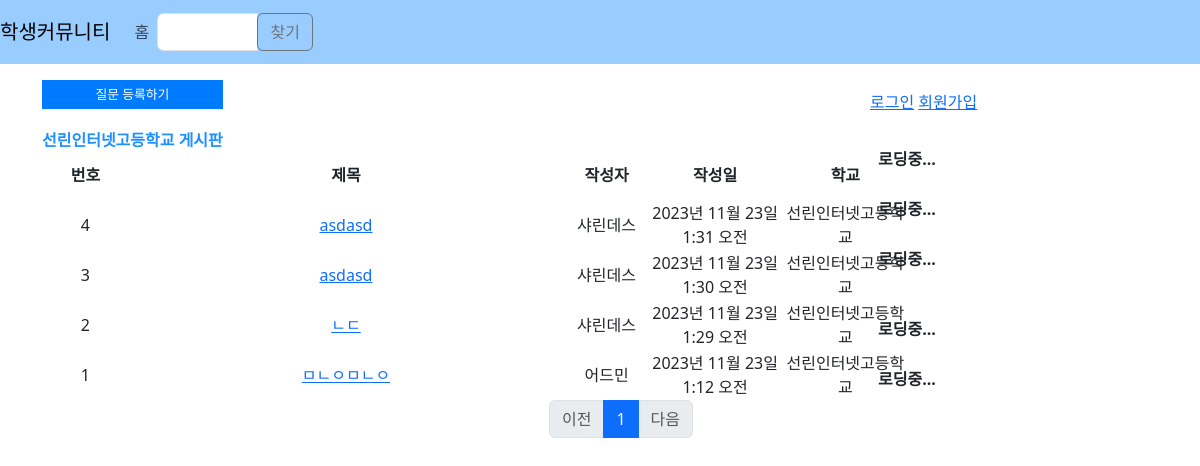
Before: /index/선린인터넷고등학교 with the older database file.
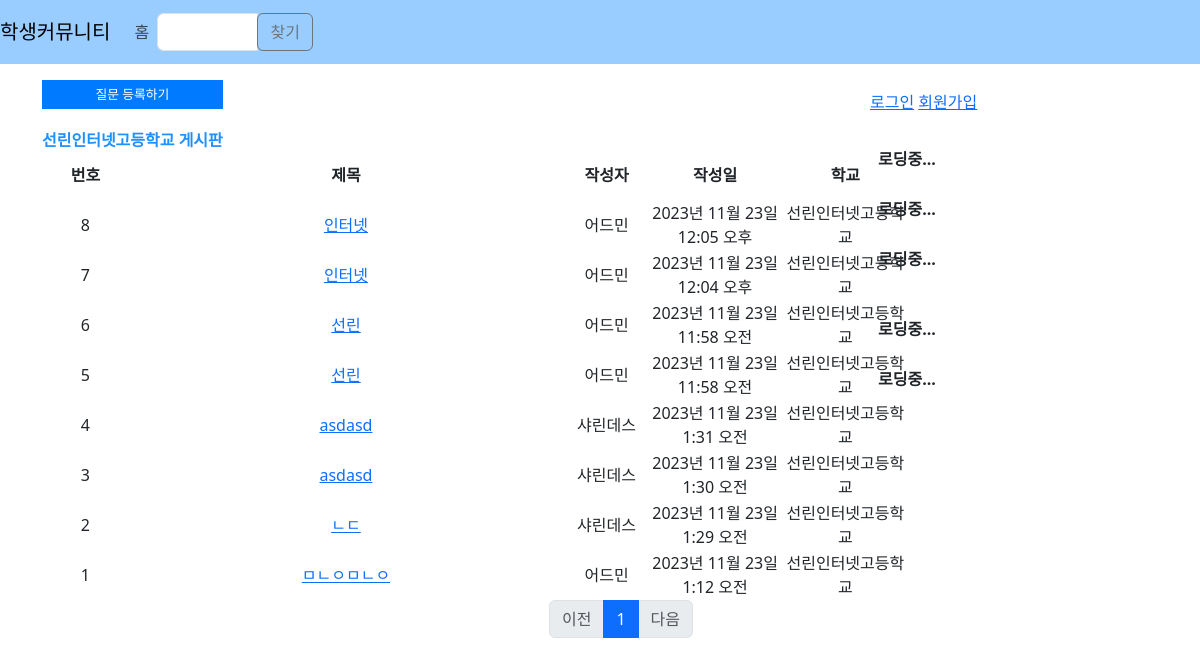
After: the same page with the newer database file.
### pyms/models.py (models this page shows, shortened)
class Question(models.Model):
    user = models.ForeignKey(User, on_delete=models.CASCADE, related_name='author_question')
    School = models.CharField(max_length=100)
    Grade = models.IntegerField(default=0)
    nickname = models.CharField(max_length=100)
    is_teacher = models.BooleanField(default=False)
    subject = models.CharField(max_length=200)
    content = models.TextField()
    private = models.CharField(max_length=100, default="", null=True)
    create_date = models.DateTimeField()
    modify_date = models.DateTimeField(null=True, blank=True)
    voter = models.ManyToManyField(User, related_name='voter_question')
    imgfile = models.ImageField(null=True, upload_to="", blank=True)

class User(AbstractUser):
    nickname = models.CharField(max_length=100)
    School = models.CharField(max_length=100)
    Grade = models.IntegerField(default=0)
    Class = models.IntegerField(default=0)
    Number = models.IntegerField(default=0)
    is_teacher = models.BooleanField(default=False)

### pyms/views.py (the view, shortened to what this page needs)
# urls.py: path('', views.index, name='index'),
def index(request, pri=''):
    page = request.GET.get('page', '1')
    kw = request.GET.get('kw', '')  # 검색어
    private = request.GET.get('pri', '')
    print(pri)
    if pri:
        private = pri
    if private:
        question_list = Question.objects.filter(private=private).order_by('-create_date')
    else:
        question_list = Question.objects.filter(private="전체").order_by('-create_date')
        private = "전체"
    paginator = Paginator(question_list, 10)
    page_obj = paginator.get_page(page)
    context = {'question_list': page_obj, 'page': page, 'kw': kw, 'private': private}
    return render(request, 'pyms/haksaeng_index.html', context)

### pyms/templatetags/filter.py (called while the page is built)
@register.filter
def sub(value, arg):
    return value - arg

### templates/pyms/haksaeng_index.html (shortened to what this page needs)
{% extends 'base.html' %}
{% block content %}
{% load filter %}
    <div class="container">
        <div class="side-bar" style="position: absolute; float: right; right: 80px; width: 250px; top: 90px;">
            <div class="user-actions">
                {% if not user.is_authenticated %}
                    <a href="{% url 'login:login' %}">로그인</a>
                    <a href="{% url 'login:signup' %}">회원가입</a>
                {% else %}
                    <a href="{% url 'login:logout' %}" class="user-info">{{ user.nickname }}({{ user.School }})<br>(로그아웃)</a>
                {% endif %}
            </div>
            <div class="info-table">
                <table>
                    <tr>
                        <th class="school">로딩중...</th>
                    </tr>
                    <tr>
                        <th class="date">로딩중...</th>
                    </tr>
                    <tr>
                        <th class="menu">로딩중...</th>
                    </tr>
                </table>
            </div>
            <div class="schedule-table" style="position: absolute; ">
                <table style="width: 200px">
                    <tr>
                        <th class="notion">로딩중...</th>
                    </tr>
                    <tr>
                        <th class="schedule">로딩중...</th>
                    </tr>
                </table>
            </div>
        </div>
        <div><a class="question_write" href="{% url 'pyms:question_write' %}" style="position: relative;width: 100%; top: 70px; font-size: 80%; padding: 5px;">질문 등록하기</a><br>
        <div style="position: relative; top:65px; font-weight: bold; color: dodgerblue;">{{ private }} 게시판</div>
        </div>
        <div class="main-content" style="position: absolute;top: 150px; padding: 0%;">
            {% if question_list %}
                <table style="width: 75%;">
                    <colgroup>
                        <col style="width:10%">
                        <col style="width:50%">
                        <col style="width:10%">
                        <col style="width:15%">
                        <col style="width:15%">
                    </colgroup>
                    <tr>
                        <th style="border:none; text-align: center;">번호</th>
                        <th style="border:none; text-align: center;">제목</th>
                        <th style="border:none; text-align: center;">작성자</th>
                        <th style="border:none; text-align: center;">작성일</th>
                        <th style="border:none; text-align: center;">학교</th>
                    </tr>
                    {% for question in question_list %}
                        <tr>
                            <td>
                                {{ question_list.paginator.count|sub:question_list.start_index|sub:forloop.counter0|add:1 }}
                            </td>
                            <td><a href="{% url 'pyms:question_detail' question.id %}">{{ question.subject }}</a>
                            </td>
                            <td>{{ question.nickname }}</td>
                            <td>{{ question.create_date }}</td>
                            <td>{{ question.user.School}}</td>
                        </tr>
                    {% endfor %}
                </table>
            {% else %}
                <p>질문이 없습니다.</p>
            {% endif %}
            <ul class="pagination justify-content-center" >
                {% if question_list.has_previous %}
                <li class="page-item">
                    <a class="page-link" data-page="{{ question_list.previous_page_number }}"
               href="javascript:void(0)">이전</a>
                </li>
                {% else %}
                <li class="page-item disabled">
                    <a class="page-link" tabindex="-1" aria-disabled="true" href="#">이전</a>
                </li>
                {% endif %}
                {% for page_number in question_list.paginator.page_range %}
                {% if page_number >= question_list.number|add:-5 and page_number <= question_list.number|add:5 %}
                {% if page_number == question_list.number %}
                <li class="page-item active" aria-current="page">
                    <a class="page-link" data-page="{{ page_number }}"
               href="javascript:void(0)">{{ page_number }}</a>
                </li>
                {% else %}
                <li class="page-item">
                    <a class="page-link" data-page="{{ page_number }}"
               href="javascript:void(0)">{{ page_number }}</a>
                </li>
                {% endif %}
                {% endif %}
                {% endfor %}
                {% if question_list.has_next %}
                <li class="page-item">
                    <a class="page-link" data-page="{{ question_list.next_page_number }}"
               href="javascript:void(0)">다음</a>
                </li>
                {% else %}
                <li class="page-item disabled">
                    <a class="page-link" tabindex="-1" aria-disabled="true" href="#">다음</a>
                </li>
                {% endif %}
            </ul>
        </div>
    </div>
    {% load static %}
    <link rel="stylesheet" href="{% static 'css/index.css' %}">
{% endblock %}

### templates/base.html (shortened to what this page needs)
{% load static %}
<!DOCTYPE html>
<html lang="en">
<head>
</head>
<body>
    {% include "navbar.html" %}
    {% block content %}
    {% endblock %}
<link href="https://cdn.jsdelivr.net/npm/bootstrap@5.3.2/dist/css/bootstrap.min.css" rel="stylesheet">
</body>
</html>

### templates/navbar.html (shortened to what this page needs)
<nav class="navbar navbar-success navbar-expand-md fixed-top" style="height: 8%; background-color: #99CCFF;">
  <a class="navbar-brand le" href="{% url 'pyms:index' %}">학생커뮤니티</a>
  <div class="collapse navbar-collapse le" id="navbarSupportedContent">
    <ul class="navbar-nav mr-auto">
      <li class="nav-item active">
        <a class="nav-link" href="{% url 'pyms:index' %}">홈</a>
      </li>
    </ul>
    <form class="form-inline my-2 my-lg-0">
      <div class="col-6" >
            <div class="input-group">
                <input type="text" id="search_kw" class="form-control" value="{{ kw|default_if_none:'' }}">
                <div class="input-group-append">
                    <button class="btn btn-outline-secondary" type="button" id="btn_search">찾기</button>
                </div>
            </div>
        </div>
    </form>
  </div>
</nav>

### static/css/index.css (style rules this page uses)
.container { display: flex; justify-content: space-between; }
.side-bar { width: 200px; }
.main-content { flex-grow: 1; padding: 20px; }
.user-actions { margin-bottom: 20px; }
.info-table, .schedule-table { margin-bottom: 20px; }
table { width: 100%; border-collapse: collapse; }
th { border: 1px solid #ddd; padding: 8px; text-align: center; }
.question_write { display: block; margin-top: 10px; padding: 3px; background-color: #007bff; color: #fff; text-decoration: none; text-align: center; }

### templates/base.html (style rules this page uses)
table { border-collapse : collapse; }
th,td { width: 300px; height: 50px; text-align: center; border: 1px solid #000; }

### templates/pyms/haksaeng_index.html (style rules this page uses)
table, tr, td { border:none; }

Changed rows visible on the page:
added Question: paginator.count|sub "8", subject "인터넷", nickname "어드민", create_date "2023년 11월 23일 12:05 오후", user.School "선린인터넷고등학교"
added Question: paginator.count|sub "7", subject "인터넷", nickname "어드민", create_date "2023년 11월 23일 12:04 오후", user.School "선린인터넷고등학교"
added Question: paginator.count|sub "6", subject "선린", nickname "어드민", create_date "2023년 11월 23일 11:58 오전", user.School "선린인터넷고등학교"
added Question: paginator.count|sub "5", subject "선린", nickname "어드민", create_date "2023년 11월 23일 11:58 오전", user.School "선린인터넷고등학교"
